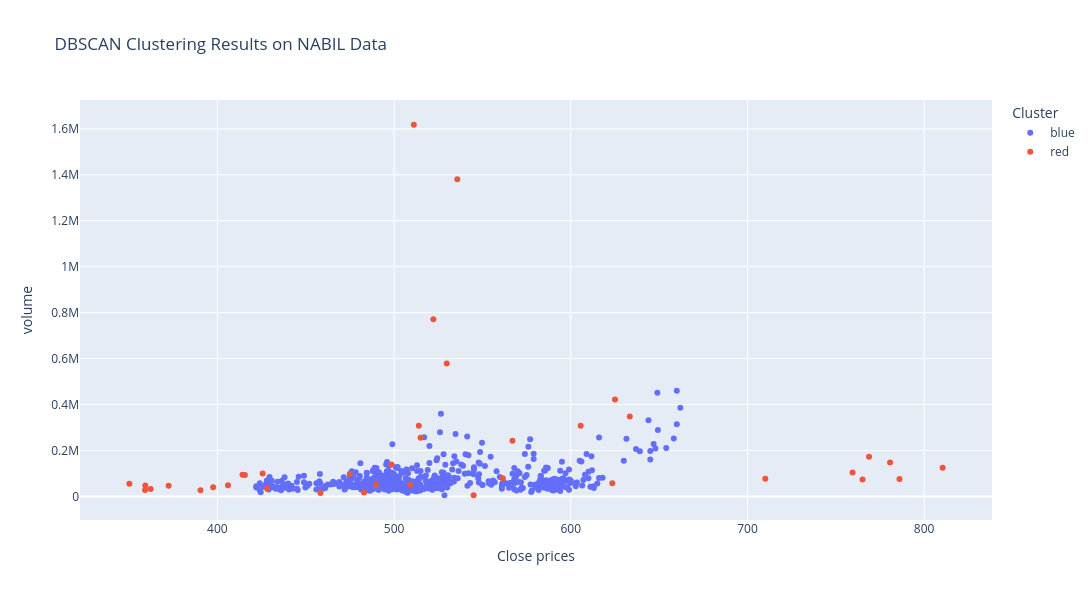

Source (notebook cell):
### Code cell
import plotly.express as px

fig = px.scatter(
    anomalies_dbscan,
    x="close",
    y="volume",
    color="Color",
    title=f"DBSCAN Clustering Results on {stock_name} Data",
    labels={"Color": "Cluster"},
    hover_data=["returns", "volatility"],  # Add more data to hover
)

# Update layout for better visualization
fig.update_layout(
    xaxis_title="Close prices",
    yaxis_title="volume",
    legend_title="Cluster",
    autosize=False,
    width=1200,
    height=600,
)

# Show the plot
fig.show()

### Figure 1 — Plotly figure (JSON) as saved in the notebook; plotly's stock layout.template omitted (floating-point values rounded to 4 significant figures; data arrays with more than 128 entries replaced by an {"elided": "..."} marker saying what was removed)
{"data": [{"customdata": {"elided": "621x2 float values"}, "hovertemplate": "Cluster=blue<br>close=%{x}<br>volume=%{y}<br>returns=%{customdata[0]}<br>volatility=%{customdata[1]}<extra></extra>", "legendgroup": "blue", "marker": {"color": "#636efa", "symbol": "circle"}, "mode": "markers", "name": "blue", "orientation": "v", "showlegend": true, "type": "scatter", "x": {"elided": "621 float values"}, "xaxis": "x", "y": {"elided": "621 float values"}, "yaxis": "y"}, {"customdata": [[0.2769, 0.06295], [-0.07192, 0.06576], [0.107, 0.06913], [0.03107, 0.06895], [-0.03673, 0.0699], [-0.01523, 0.07014], [-0.01212, 0.07031], [-0.179, 0.0823], [-0.082, 0.02036], [0.0809, 0.02085], [0.06883, 0.02152], [0.0539, 0.01842], [0.09984, 0.02552], [-0.05303, 0.03008], [-0.04914, 0.03095], [-0.1827, 0.04582], [-0.1665, 0.05658], [0.02415, 0.05693], [-0.02672, 0.05658], [0.1465, 0.06762], [0.1824, 0.08028], [-0.3008, 0.06809], [0.1594, 0.07823], [-0.1153, 0.08202], [0.3632, 0.1171], [0.02437, 0.006699], [0.04812, 0.01227], [-0.02529, 0.01394], [0.01451, 0.01407], [-0.05875, 0.01533], [-0.1537, 0.04013], [-0.1541, 0.05072], [-0.008733, 0.04806], [0.08736, 0.05263], [-0.0462, 0.05308], [0.06766, 0.05618], [0.2802, 0.08619], [0.08135, 0.01841]], "hovertemplate": "Cluster=red<br>close=%{x}<br>volume=%{y}<br>returns=%{customdata[0]}<br>volatility=%{customdata[1]}<extra></extra>", "legendgroup": "red", "marker": {"color": "#EF553B", "symbol": "circle"}, "mode": "markers", "name": "red", "orientation": "v", "showlegend": true, "type": "scatter", "x": [765.1, 710.1, 786.0, 810.5, 780.7, 768.8, 759.5, 623.5, 515.0, 458.3, 514.0, 567.0, 633.4, 625.0, 605.6, 498.6, 415.6, 425.6, 414.2, 474.9, 561.5, 350.2, 406.0, 359.2, 489.6, 511.2, 535.8, 522.2, 529.8, 483.0, 428.2, 362.2, 359.1, 390.4, 372.4, 397.6, 509.0, 545.0], "xaxis": "x", "y": [73870.0, 76420.0, 76090.0, 124600.0, 148000.0, 172900.0, 103500.0, 56920.0, 255000.0, 14360.0, 307100.0, 242300.0, 348200.0, 421600.0, 307800.0, 139200.0, 92820.0, 99880.0, 93800.0, 97920.0, 78860.0, 54810.0, 48050.0, 47110.0, 50690.0, 1618000.0, 1381000.0, 771500.0, 578300.0, 16660.0, 33330.0, 32080.0, 27560.0, 27040.0, 46220.0, 39600.0, 49390.0, 4906.0], "yaxis": "y"}], "layout": {"autosize": false, "height": 600, "legend": {"title": {"text": "Cluster"}, "tracegroupgap": 0}, "title": {"text": "DBSCAN Clustering Results on NABIL Data"}, "width": 1200, "xaxis": {"anchor": "y", "domain": [0, 1], "title": {"text": "Close prices"}}, "yaxis": {"anchor": "x", "domain": [0, 1], "title": {"text": "volume"}}}}
